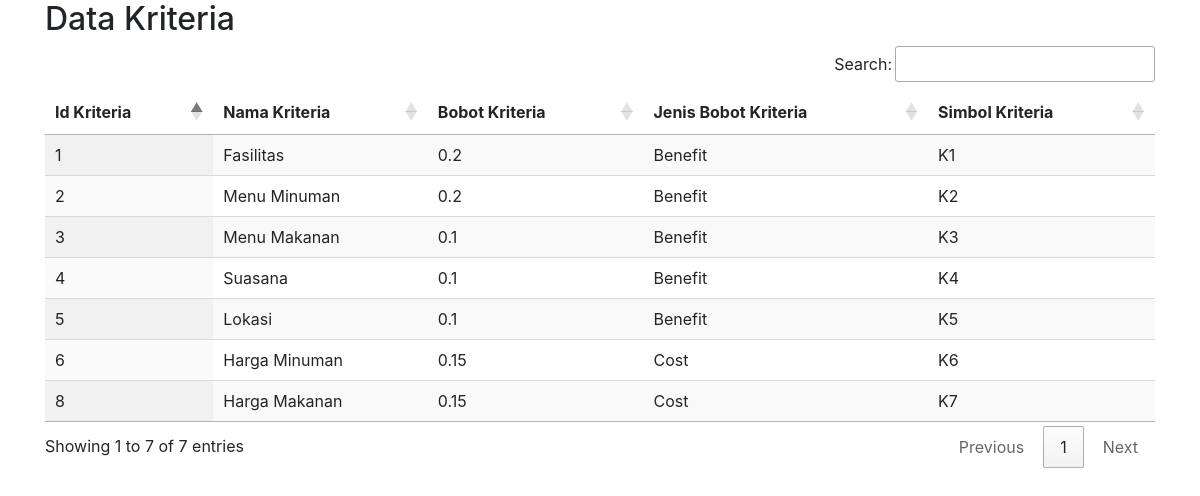
/proses/exkrit.php, run on the app's committed database.
### tables this page shows
CREATE TABLE IF NOT EXISTS `kriteria` (
  `kriteria_id` int(11) NOT NULL AUTO_INCREMENT,
  `nama_kriteria` varchar(255) NOT NULL,
  `bobot` float NOT NULL,
  `jenis_bobot` enum('Benefit','Cost') DEFAULT NULL,
  `smbl_kriteria` varchar(50) DEFAULT NULL,
  PRIMARY KEY (`kriteria_id`)
);

### proses/exkrit.php (the view, shortened to what this page needs)
<?php
require 'koneksi.php';
?>
<!DOCTYPE html>
<html lang="en">
<head>
    <link rel="stylesheet" href="https://maxcdn.bootstrapcdn.com/bootstrap/4.5.2/css/bootstrap.min.css">
    <link rel="stylesheet" href="https://cdn.datatables.net/1.13.6/css/jquery.dataTables.min.css">
    <link rel="stylesheet" href="https://cdn.datatables.net/buttons/2.4.1/css/buttons.dataTables.min.css">
</head>
<body>
    <div class="container">
        <h2>Data Kriteria</h2>
        <div class="data-tables datatable-dark">
            <table id="example" class="display" style="width:100%">
                <thead>
                    <tr>
                        <th>Id Kriteria</th>
                        <th>Nama Kriteria</th>
                        <th>Bobot Kriteria</th>
                        <th>Jenis Bobot Kriteria</th>
                        <th>Simbol Kriteria</th>
                    </tr>
                </thead>
                <tbody>
                    <?php
                    $ambilsemuadatakriteria = mysqli_query($conn, "SELECT * FROM kriteria");
                    while ($data = mysqli_fetch_array($ambilsemuadatakriteria)) {
                        $kriteria_id = $data['kriteria_id'];
                        $nama_kriteria = $data['nama_kriteria'];
                        $bobot = $data['bobot'];
                        $jenis_bobot = $data['jenis_bobot'];
                        $smbl_kriteria = $data['smbl_kriteria'];
                        ?>
                        <tr>
                            <td><?= $kriteria_id; ?></td>
                            <td><?= $nama_kriteria; ?></td>
                            <td><?= $bobot; ?></td>
                            <td><?= $jenis_bobot; ?></td>
                            <td><?= $smbl_kriteria; ?></td>
                        </tr>
                        <?php
                    }
                    ?>
                </tbody>
            </table>
        </div>
    </div>
</body>
</html>

### data on the page
kriteria: kriteria_id "1", nama_kriteria "Fasilitas", bobot "0.2", jenis_bobot "Benefit", smbl_kriteria "K1"
kriteria: kriteria_id "2", nama_kriteria "Menu Minuman", bobot "0.2", jenis_bobot "Benefit", smbl_kriteria "K2"
kriteria: kriteria_id "3", nama_kriteria "Menu Makanan", bobot "0.1", jenis_bobot "Benefit", smbl_kriteria "K3"
kriteria: kriteria_id "4", nama_kriteria "Suasana", bobot "0.1", jenis_bobot "Benefit", smbl_kriteria "K4"
kriteria: kriteria_id "5", nama_kriteria "Lokasi", bobot "0.1", jenis_bobot "Benefit", smbl_kriteria "K5"
kriteria: kriteria_id "6", nama_kriteria "Harga Minuman", bobot "0.15", jenis_bobot "Cost", smbl_kriteria "K6"
kriteria: kriteria_id "8", nama_kriteria "Harga Makanan", bobot "0.15", jenis_bobot "Cost", smbl_kriteria "K7"
